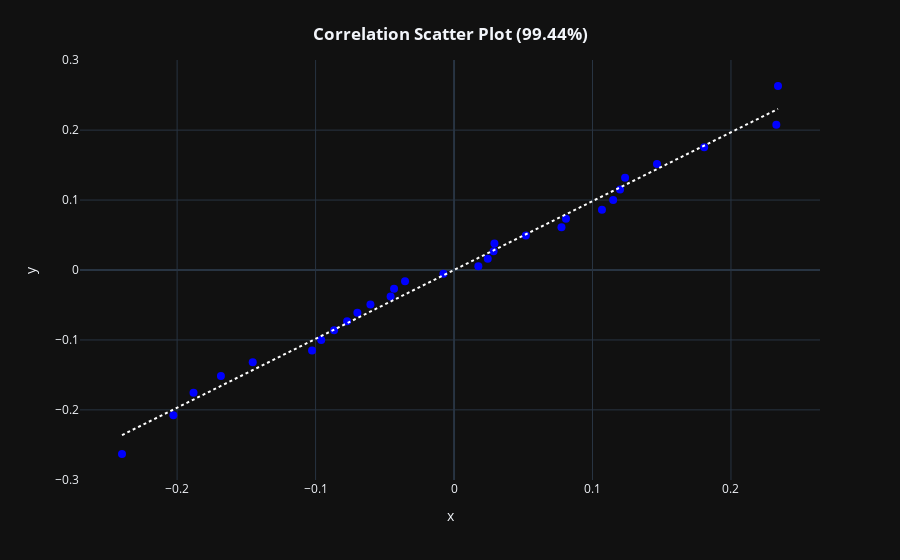

This figure's notebook cell:
### Code cell
models[i]['qqplot']

### Figure 1 — Plotly figure (JSON) as saved in the notebook; plotly's stock layout.template omitted (floating-point values rounded to 4 significant figures)
{"data": [{"hovertemplate": "x: %{x}<br>y: %{y}", "legendgroup": "", "line": {"dash": "dot"}, "marker": {"color": "blue", "coloraxis": "coloraxis", "size": 8, "symbol": "circle"}, "mode": "markers", "name": "", "orientation": "v", "showlegend": false, "type": "scatter", "x": [-0.2398, -0.2027, -0.1882, -0.1684, -0.1454, -0.1025, -0.09592, -0.08664, -0.07723, -0.06979, -0.06038, -0.0458, -0.04332, -0.03539, -0.007673, 0.01756, 0.02435, 0.02855, 0.02917, 0.05184, 0.07759, 0.08083, 0.1068, 0.1149, 0.1199, 0.1235, 0.1466, 0.1807, 0.2328, 0.234], "xaxis": "x", "y": [-0.2631, -0.2076, -0.1755, -0.1516, -0.1321, -0.1151, -0.1, -0.08614, -0.0732, -0.06097, -0.04926, -0.03794, -0.02691, -0.01607, -0.005344, 0.005344, 0.01607, 0.02691, 0.03794, 0.04926, 0.06097, 0.0732, 0.08614, 0.1, 0.1151, 0.1321, 0.1516, 0.1755, 0.2076, 0.2631], "yaxis": "y"}, {"hovertemplate": "x: %{x}<br>y: %{y}", "legendgroup": "", "line": {"color": "white", "dash": "dot"}, "marker": {"color": "blue", "size": 8, "symbol": "circle"}, "mode": "lines", "name": "", "showlegend": false, "type": "scatter", "x": [-0.2398, -0.2027, -0.1882, -0.1684, -0.1454, -0.1025, -0.09592, -0.08664, -0.07723, -0.06979, -0.06038, -0.0458, -0.04332, -0.03539, -0.007673, 0.01756, 0.02435, 0.02855, 0.02917, 0.05184, 0.07759, 0.08083, 0.1068, 0.1149, 0.1199, 0.1235, 0.1466, 0.1807, 0.2328, 0.234], "xaxis": "x", "y": [-0.2361, -0.1995, -0.1852, -0.1657, -0.1431, -0.101, -0.09443, -0.08529, -0.07603, -0.06871, -0.05945, -0.04509, -0.04265, -0.03484, -0.007554, 0.01729, 0.02397, 0.02811, 0.02872, 0.05103, 0.07639, 0.07957, 0.1052, 0.1131, 0.1181, 0.1216, 0.1443, 0.1779, 0.2292, 0.2303], "yaxis": "y"}], "layout": {"coloraxis": {"colorbar": {"title": {"text": "y"}}, "colorscale": [[0, "#0d0887"], [0.1111, "#46039f"], [0.2222, "#7201a8"], [0.3333, "#9c179e"], [0.4444, "#bd3786"], [0.5556, "#d8576b"], [0.6667, "#ed7953"], [0.7778, "#fb9f3a"], [0.8889, "#fdca26"], [1, "#f0f921"]]}, "legend": {"tracegroupgap": 0}, "margin": {"t": 60}, "title": {"text": "<b>Correlation Scatter Plot (99.44%)</b>", "x": 0.5, "xanchor": "center", "y": 0.95, "yanchor": "top"}, "xaxis": {"anchor": "y", "domain": [0, 1], "title": {"text": "x"}}, "yaxis": {"anchor": "x", "domain": [0, 1], "title": {"text": "y"}}}}
